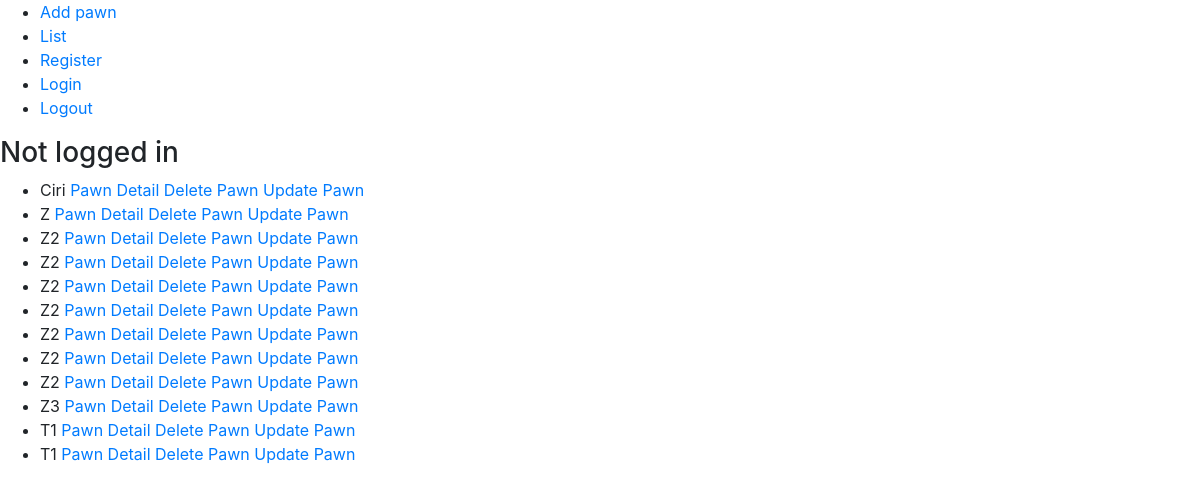
The app's page /, older data.
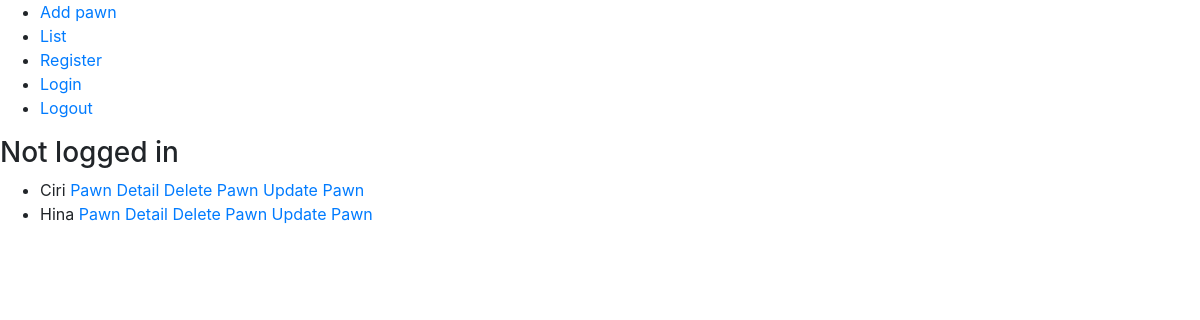
The same page, newer data.
### pawnlisting/models.py (models this page shows, shortened)
class Pawn(models.Model):
    id = models.AutoField(primary_key=True)
    name = models.CharField(max_length=30)
    vocation = models.CharField(max_length=20, choices=build_choices(vocations))
    level = models.IntegerField()
    gender = models.CharField(max_length=10, choices=build_choices(genders))
    PRIMARY_INCLINATION_CHOICES = build_choices(inclinations)
    SECONDARY_INCLINATION_CHOICES = PRIMARY_INCLINATION_CHOICES[:] + [("None", "None")]
    primary_inclination = models.CharField(max_length=30, choices=PRIMARY_INCLINATION_CHOICES)
    secondary_inclination= models.CharField(max_length=30, choices=SECONDARY_INCLINATION_CHOICES)
    created_by = models.ForeignKey("auth.User", null=False, on_delete=models.CASCADE)
    def __str__(self):
        return self.name

### pawnlisting/views.py (the view)
# urls.py: path('', views.PawnList.as_view(), name='list_pawn'),
class PawnList(ListView):
    model = Pawn
    template_name = "pawnlisting/pawn_list.html"
    def get_queryset(self):
        return Pawn.objects.all()

### pawnlisting/templates/pawnlisting/pawn_list.html
{% include "pawnlisting/base.html" %}
<ul>
    {% for pawn in object_list %}
        <li>
            <div>
                <span> {{ pawn }} </span>
                <a href="/pawn/{{ pawn.id }}"> Pawn Detail </a>
                <a href="/pawn/{{ pawn.id }}/delete/"> Delete Pawn </a>
                <a href="/pawn/{{ pawn.id }}/update/"> Update Pawn </a>
            </div>
        </li>
    {% endfor %}
</ul>

### pawnlisting/templates/pawnlisting/base.html
<link rel="stylesheet" href="https://maxcdn.bootstrapcdn.com/bootstrap/4.0.0-beta/css/bootstrap.min.css">
<ul>
    <li> <a href="/add_pawn">Add pawn</a>
    <li> <a href="/list">List </a> </li>
    <li> <a href="/register"> Register </a> </li>
    <li> <a href="/login"> Login </a> </li>
    <li> <a href="/logout"> Logout </a> </li>
</ul>
{% if user.is_authenticated %}
    <h3> Logged in as: {{ user.username }}
{% else %}
    <h3> Not logged in </h3>
{% endif %}

Row changes from the older to the newer data that the page shows:
removed Pawn: name "Z"
removed Pawn: name "Z2"
removed Pawn: name "Z2"
removed Pawn: name "Z2"
removed Pawn: name "Z2"
removed Pawn: name "Z2"
removed Pawn: name "Z2"
removed Pawn: name "Z2"
removed Pawn: name "Z3"
removed Pawn: name "T1"
removed Pawn: name "T1"
added Pawn: name "Hina"
